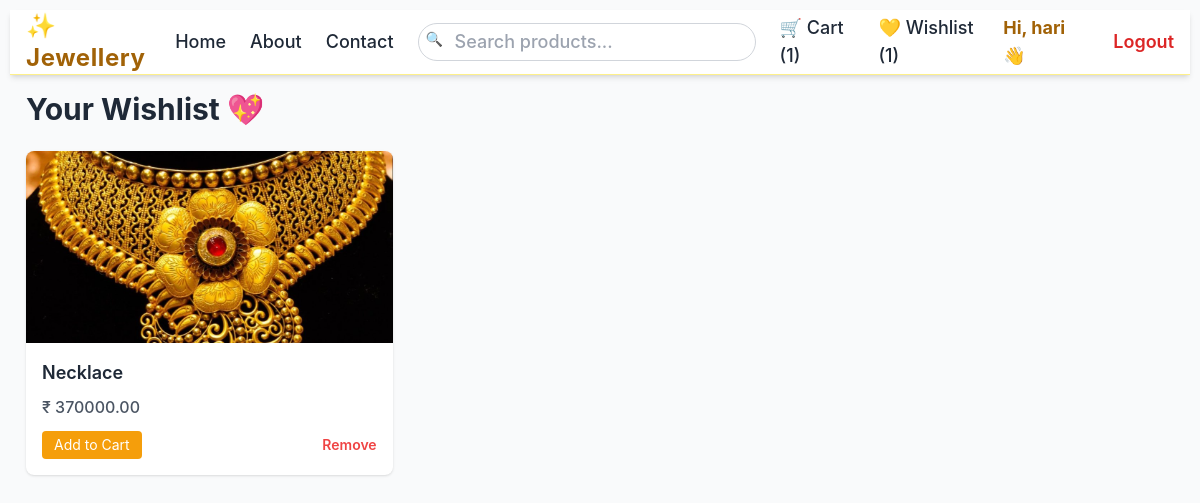
Screenshot of /wishlist/ (signed in) with the database file from the repository.
### shop/models.py (models this page shows, shortened)
class WishlistItem(models.Model):
    user = models.ForeignKey(User, on_delete=models.CASCADE, related_name='wishlist_items')
    product = models.ForeignKey(Product, on_delete=models.CASCADE)
    added_at = models.DateTimeField(auto_now_add=True)
    class Meta:
        unique_together = ('user','product')

class Product(models.Model):
    category = models.ForeignKey(Category, on_delete=models.CASCADE, related_name='products')
    name = models.CharField(max_length=255)
    slug = models.SlugField(unique=True)
    description = models.TextField(blank=True)
    price = models.DecimalField(max_digits=10, decimal_places=2)
    metal_type = models.CharField(max_length=50, blank=True)
    stock = models.PositiveIntegerField(default=0)
    image = models.ImageField(upload_to='products/', blank=True, null=True)
    available = models.BooleanField(default=True)

### shop/views.py (the view)
# urls.py: path('wishlist/', views.wishlist, name='wishlist'),
@login_required
def wishlist(request):
    items = WishlistItem.objects.filter(user=request.user)
    return render(request, 'shop/wishlist.html', {'items': items})

### templates/shop/wishlist.html (shortened to what this page needs)
{% extends 'shop/base.html' %}
{% block content %}
<h1 class="text-3xl font-bold mb-6 text-gray-800">Your Wishlist 💖</h1>
{% if items %}
  <div class="grid md:grid-cols-2 lg:grid-cols-3 gap-6">
    {% for it in items %}
      <div class="bg-white shadow rounded-lg overflow-hidden hover:shadow-lg transition">
        <img src="{{ it.product.image.url }}" class="w-full h-48 object-cover" alt="{{ it.product.name }}">
        <div class="p-4">
          <h2 class="text-lg font-semibold text-gray-800 mb-2">{{ it.product.name }}</h2>
          <p class="text-gray-600 font-medium mb-3">₹ {{ it.product.price }}</p>
          <div class="flex justify-between items-center">
            <a href="{% url 'shop:add_to_cart' it.product.pk %}"
               class="bg-amber-500 hover:bg-amber-600 text-white text-sm px-3 py-1 rounded">
               Add to Cart
            </a>
            <a href="{% url 'shop:remove_from_wishlist' it.pk %}"
               class="text-red-500 hover:text-red-700 text-sm font-semibold">
               Remove
            </a>
          </div>
        </div>
      </div>
    {% endfor %}
  </div>
{% endif %}
{% endblock %}

### templates/shop/base.html (shortened to what this page needs)
<!doctype html>
<html lang="en">
<head>
  <link rel='stylesheet' href='/static/css/style.css'>
  <script src="https://cdn.tailwindcss.com"></script>
</head>
<body class="bg-gray-50 text-gray-800">
<nav class="bg-white shadow-md sticky top-0 z-50 border-b border-yellow-200">
  <div class="max-w-7xl mx-auto px-4">
    <div class="flex justify-between h-16 items-center">
      <a href="{% url 'shop:index' %}" class="text-2xl font-bold tracking-wide text-yellow-700">
        ✨ Jewellery
      </a>
      <div class="hidden md:flex items-center space-x-6 text-lg font-medium">
        <a href="{% url 'shop:index' %}" class="nav-link">Home</a>
        <a href="{% url 'shop:about' %}" class="nav-link">About</a>
        <a href="{% url 'shop:contact' %}" class="nav-link">Contact</a>
        <form method="get" action="{% url 'shop:index' %}" class="relative">
          <input name="q"
            placeholder="Search products..."
            value="{{ q|default:'' }}"
            class="border border-gray-300 rounded-full py-1 px-3 pl-9 focus:ring-yellow-400 focus:border-yellow-400" />
          <span class="absolute left-2 top-1.5 text-gray-400 text-sm">🔍</span>
        </form>
        {% if user.is_authenticated %}
          <a href="{% url 'shop:cart' %}" class="nav-link">
            🛒 Cart ({{ request.user.cart_items.count }})
          </a>
          <a href="{% url 'shop:wishlist' %}" class="nav-link">
            💛 Wishlist ({{ request.user.wishlist_items.count }})
          </a>
    <span class="font-bold text-yellow-700">Hi, {{ user.username }} 👋</span>
    <form action="{% url 'shop:logout' %}" method="post" class="inline">
        <button class="text-red-600 font-semibold ml-3">Logout</button>
    </form>
{% else %}
    <a href="{% url 'shop:login' %}" class="block">Login</a>
    <a href="{% url 'shop:signup' %}" class="block">Signup</a>
{% endif %}
      </div>
    </div>
  </div>
</nav>
<main class="max-w-7xl mx-auto p-4">
  {% block content %}{% endblock %}
</main>
</body>
</html>

### static/css/style.css (style rules this page uses)
body { font-family: Inter, Arial, sans-serif; padding: 10px; background:#f8fafc; }
a { color: #2563eb; text-decoration: none; }
button { cursor: pointer; }

### templates/shop/base.html (style rules this page uses)
.nav-link { @apply transition duration-200 ease-in-out; }

### rows the page displays
WishlistItem: product.image (picture), product.name "Necklace", product.price "370000.00"

### other values shown
{{ request.user.cart_items.count }} "1"
{{ request.user.wishlist_items.count }} "1"
{{ user.username }} "hari"
